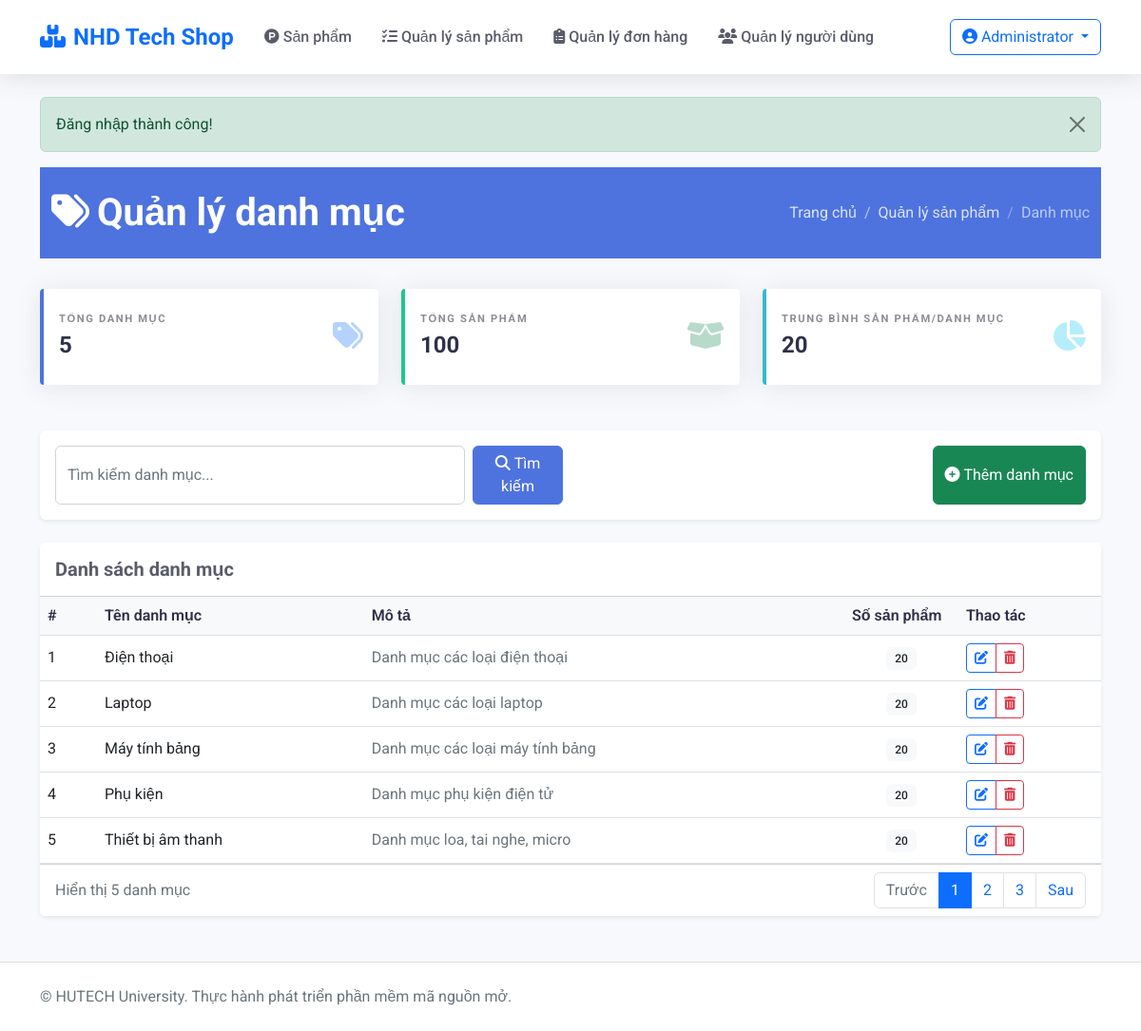
The page /Product/categories (signed in) on the database its author committed.
### tables this page shows
CREATE TABLE IF NOT EXISTS category (
 id INT AUTO_INCREMENT PRIMARY KEY,
 name VARCHAR(100) NOT NULL,
 description TEXT
);

### app/controllers/ProductController.php (called while the page is built, shortened)
<?php
require_once('app/config/database.php');
require_once('app/models/ProductModel.php');
require_once('app/models/CategoryModel.php');
class ProductController
{    private $productModel;
    private $db;
    public function __construct()
    {
        $this->db = (new Database())->getConnection();
        $this->productModel = new ProductModel($this->db);
    }    private function checkAdminRole()
    {
        if (!isset($_SESSION['user']) || $_SESSION['user']['role'] !== 'admin') {
            $_SESSION['flash'] = [
                'type' => 'error',
                'message' => 'Bạn không có quyền truy cập trang này!'
            ];
            header('Location: /webbanhang/Product/');
            exit();
        }
    }
    public function categories()
    {
        $categoryModel = new CategoryModel($this->db);
        $categories = $categoryModel->getCategories();
        $result = $this->productModel->getProducts(null, null, null, 1, 1000);
        $products = $result['products'];
        include 'app/views/product/categories.php';
    }
}
?>

### index.php (called while the page is built, shortened)
<?php
require_once 'app/models/ProductModel.php';
require_once 'app/models/CategoryModel.php';
$url = $_GET['url'] ?? '';
$url = rtrim($url, '/');
$url = filter_var($url, FILTER_SANITIZE_URL);
$url = explode('/', $url);
$action = isset($url[1]) && $url[1] != '' ? $url[1] : 'index';
$controller = new $controllerName();
call_user_func_array([$controller, $action], array_slice($url, 2));

### app/config/database.php (called while the page is built, shortened)
<?php
class Database {
    private $host = "localhost";
    private $db_name = "my_store";
    private $username = "root";
    private $password = "";
    public function getConnection() {
        $this->conn = null;        try {
            $this->conn = new PDO("mysql:host=" . $this->host . ";dbname=" . $this->db_name, $this->username, $this->password);
            $this->conn->setAttribute(PDO::ATTR_ERRMODE, PDO::ERRMODE_EXCEPTION);
            $this->conn->exec("set names utf8");
        } catch(PDOException $exception) {
            error_log("Database connection error: " . $exception->getMessage());
            throw $exception;
        }
        return $this->conn;
    }
}

### app/models/CategoryModel.php (called while the page is built, shortened)
<?php
class CategoryModel
{
    private $conn;
    private $table_name = "category";
    public function __construct($db)
    {
        $this->conn = $db;
    }
    public function getCategories()
    {
        $query = "SELECT id, name, description FROM " . $this->table_name . " ORDER BY name ASC";
        $stmt = $this->conn->prepare($query);
        $stmt->execute();
        $result = $stmt->fetchAll(PDO::FETCH_OBJ);
        return $result;
    }
}
?>

### app/models/ProductModel.php (called while the page is built, shortened)
<?php
class ProductModel
{
    private $conn;
    private $table_name = "product";
    public function __construct($db)
    {
        $this->conn = $db;
    }
    public function getProducts($search = null, $category_id = null, $sort = null, $page = 1, $limit = 25)
    {
        $countQuery = "SELECT COUNT(*) as total
                      FROM " . $this->table_name . " p
                      WHERE 1=1";
        $countParams = [];
        $countStmt = $this->conn->prepare($countQuery);
        $countStmt->execute();
        $totalCount = $countStmt->fetch(PDO::FETCH_OBJ)->total;
        $query = "SELECT p.id, p.name, p.description, p.price, p.image, p.category_id, c.name as category_name
                  FROM " . $this->table_name . " p
                  LEFT JOIN category c ON p.category_id = c.id
                  WHERE 1=1";
        $params = [];
        if ($sort) {
            switch ($sort) {
                case 'price_asc':
                    $query .= " ORDER BY p.price ASC";
                    break;
                case 'price_desc':
                    $query .= " ORDER BY p.price DESC";
                    break;
                case 'name_asc':
                    $query .= " ORDER BY p.name ASC";
                    break;
                case 'name_desc':
                    $query .= " ORDER BY p.name DESC";
                    break;
                case 'newest':
                    $query .= " ORDER BY p.id DESC";
                    break;
                default:
                    $query .= " ORDER BY p.id DESC";
            }
        } else {
            $query .= " ORDER BY p.id DESC";
        }
        $offset = ($page - 1) * $limit;
        $query .= " LIMIT :limit OFFSET :offset";
        $stmt = $this->conn->prepare($query);
        $stmt->bindValue(':limit', $limit, PDO::PARAM_INT);
        $stmt->bindValue(':offset', $offset, PDO::PARAM_INT);
        $stmt->execute();
        $result = $stmt->fetchAll(PDO::FETCH_OBJ);
        return [
            'products' => $result,
            'pagination' => [
                'total' => $totalCount,
                'page' => $page,
                'limit' => $limit,
                'totalPages' => ceil($totalCount / $limit)
            ]
        ];
    }
}

### app/views/product/categories.php (the view, shortened to what this page needs)
<?php include 'app/views/shares/header.php'; ?>
<div class="admin-header">
    <div class="container">
        <div class="row align-items-center">
            <div class="col-md-6">
                <h1 class="admin-title">
                    <i class="fas fa-tags me-2"></i>Quản lý danh mục
                </h1>
            </div>
            <div class="col-md-6">
                <nav aria-label="breadcrumb">
                    <ol class="breadcrumb justify-content-md-end mb-0">
                        <li class="breadcrumb-item"><a href="/webbanhang/Product/">Trang chủ</a></li>
                        <li class="breadcrumb-item"><a href="/webbanhang/Product/manage">Quản lý sản phẩm</a></li>
                        <li class="breadcrumb-item active" aria-current="page">Danh mục</li>
                    </ol>
                </nav>
            </div>
        </div>
    </div>
</div>
<div class="row mb-4">
    <div class="col-xl-4 col-md-6 mb-4">
        <div class="card stats-card primary h-100 py-2">
            <div class="card-body">
                <div class="row align-items-center">
                    <div class="col">
                        <div class="stats-title">Tổng danh mục</div>
                        <div class="stats-value"><?php echo count($categories); ?></div>
                    </div>
                    <div class="col-auto">
                        <i class="fas fa-tags stats-icon text-primary"></i>
                    </div>
                </div>
            </div>
        </div>
    </div>
    <div class="col-xl-4 col-md-6 mb-4">
        <div class="card stats-card success h-100 py-2">
            <div class="card-body">
                <div class="row align-items-center">
                    <div class="col">
                        <div class="stats-title">Tổng sản phẩm</div>
                        <div class="stats-value"><?php echo count($products); ?></div>
                    </div>
                    <div class="col-auto">
                        <i class="fas fa-box-open stats-icon text-success"></i>
                    </div>
                </div>
            </div>
        </div>
    </div>
    <div class="col-xl-4 col-md-12 mb-4">
        <div class="card stats-card info h-100 py-2">
            <div class="card-body">
                <div class="row align-items-center">
                    <div class="col">
                        <div class="stats-title">Trung bình sản phẩm/danh mục</div>
                        <div class="stats-value">
                            <?php
                            $avgProducts = count($categories) > 0 ? round(count($products) / count($categories), 1) : 0;
                            echo $avgProducts;
                            ?>
                        </div>
                    </div>
                    <div class="col-auto">
                        <i class="fas fa-chart-pie stats-icon text-info"></i>
                    </div>
                </div>
            </div>
        </div>
    </div>
</div>
<div class="card mb-4 border-0 shadow-sm">
    <div class="card-body">
        <div class="row g-3">
            <div class="col-md-6">
                <form action="#" method="GET" class="d-flex">
                    <input type="text" class="form-control me-2" name="keyword" placeholder="Tìm kiếm danh mục...">
                    <button type="submit" class="btn btn-primary">
                        <i class="fas fa-search me-1"></i>Tìm kiếm
                    </button>
                </form>
            </div>
            <div class="col-md-6 d-flex justify-content-md-end">
                <button type="button" class="btn btn-success" data-bs-toggle="modal" data-bs-target="#addCategoryModal">
                    <i class="fas fa-plus-circle me-1"></i>Thêm danh mục
                </button>
            </div>
        </div>
    </div>
</div>
<div class="card border-0 shadow-sm">
    <div class="card-header bg-white py-3">
        <h5 class="mb-0 fw-bold">Danh sách danh mục</h5>
    </div>
    <div class="card-body p-0">
        <div class="table-responsive">
            <table class="table table-hover align-middle mb-0">
                <thead class="bg-light">
                    <tr>
                        <th scope="col" width="60">#</th>
                        <th scope="col">Tên danh mục</th>
                        <th scope="col">Mô tả</th>
                        <th scope="col" width="120">Số sản phẩm</th>
                        <th scope="col" width="150">Thao tác</th>
                    </tr>
                </thead>
                <tbody>
                    <?php if (count($categories) > 0): ?>
                        <?php foreach ($categories as $index => $category): ?>
                        <tr>
                            <td><?php echo $index + 1; ?></td>
                            <td>
                                <div class="fw-medium"><?php echo htmlspecialchars($category->name, ENT_QUOTES, 'UTF-8'); ?></div>
                            </td>
                            <td>
                                <div class="text-muted text-truncate" style="max-width: 300px;">
                                    <?php echo htmlspecialchars($category->description, ENT_QUOTES, 'UTF-8'); ?>
                                </div>
                            </td>
                            <td class="text-center">
                                <?php
                                $count = 0;
                                foreach ($products as $product) {
                                    if ($product->category_id == $category->id) {
                                        $count++;
                                    }
                                }
                                echo '<span class="badge bg-light text-dark">' . $count . '</span>';
                                ?>
                            </td>
                            <td>
                                <div class="btn-group btn-group-sm">
                                    <button type="button" class="btn btn-outline-primary edit-category" data-id="<?php echo $category->id; ?>" data-name="<?php echo htmlspecialchars($category->name, ENT_QUOTES, 'UTF-8'); ?>" data-description="<?php echo htmlspecialchars($category->description, ENT_QUOTES, 'UTF-8'); ?>" data-bs-toggle="modal" data-bs-target="#editCategoryModal">
                                        <i class="fas fa-edit"></i>
                                    </button>
                                    <a href="#" class="btn btn-outline-danger delete-category" data-id="<?php echo $category->id; ?>" data-name="<?php echo htmlspecialchars($category->name, ENT_QUOTES, 'UTF-8'); ?>" data-bs-toggle="modal" data-bs-target="#deleteCategoryModal">
                                        <i class="fas fa-trash-alt"></i>
                                    </a>
                                </div>
                            </td>
                        </tr>
                        <?php endforeach; ?>
                    <?php endif; ?>
                </tbody>
            </table>
        </div>
    </div>
    <div class="card-footer bg-white">
        <div class="d-flex justify-content-between align-items-center">
            <div>
                <span class="text-muted">Hiển thị <?php echo count($categories); ?> danh mục</span>
            </div>
            <?php if (count($categories) > 0): ?>
            <nav aria-label="Page navigation">
                <ul class="pagination mb-0">
                    <li class="page-item disabled">
                        <a class="page-link" href="#" tabindex="-1" aria-disabled="true">Trước</a>
                    </li>
                    <li class="page-item active"><a class="page-link" href="#">1</a></li>
                    <li class="page-item"><a class="page-link" href="#">2</a></li>
                    <li class="page-item"><a class="page-link" href="#">3</a></li>
                    <li class="page-item">
                        <a class="page-link" href="#">Sau</a>
                    </li>
                </ul>
            </nav>
            <?php endif; ?>
        </div>
    </div>
</div>
<?php include 'app/views/shares/footer.php'; ?>

### app/views/shares/header.php (style rules this page uses)
:root { --primary-color: #4e73df; --secondary-color: #f8f9fc; --accent-color: #e74a3b; --text-color: #5a5c69; --light-color: #f8f9fc; --dark-color: #2e3148; --success-color: #1cc88a; --info-color: #36b9cc; --warning-color: #f6c23e; --danger-color: #e74a3b; }
body { font-family: 'Roboto', sans-serif; color: var(--text-color); background-color: #f8f9fc; }
.btn-primary { background-color: var(--primary-color); border-color: var(--primary-color); }
.card { border: none; box-shadow: 0 0.15rem 1.75rem 0 rgba(58, 59, 69, 0.1); transition: transform 0.3s, box-shadow 0.3s; }
.table th { font-weight: 600; color: var(--dark-color); }
.table td { vertical-align: middle; }
.badge { font-weight: 500; padding: 0.5em 0.8em; }
.admin-header { background-color: var(--primary-color); color: white; padding: 1.5rem 0; margin-bottom: 2rem; }
.admin-title { font-weight: 700; margin-bottom: 0; }
.breadcrumb-item a { color: white; opacity: 0.8; text-decoration: none; }
.breadcrumb-item.active { color: white; opacity: 0.6; }
.breadcrumb-item+.breadcrumb-item::before { color: white; opacity: 0.6; }
.stats-card { border-left: 4px solid; border-radius: 0.25rem; }
.stats-card.primary { border-left-color: var(--primary-color); }
.stats-card.success { border-left-color: var(--success-color); }
.stats-card.info { border-left-color: var(--info-color); }
.stats-card .stats-icon { font-size: 2rem; opacity: 0.3; }
.stats-card .stats-title { font-size: 0.7rem; text-transform: uppercase; letter-spacing: 0.1rem; font-weight: 700; color: var(--text-color); opacity: 0.7; }
.stats-card .stats-value { font-size: 1.5rem; font-weight: 700; color: var(--dark-color); }

### rows shown on the page
category: name "Điện thoại", description "Danh mục các loại điện thoại", count "20"
category: name "Laptop", description "Danh mục các loại laptop", count "20"
category: name "Máy tính bảng", description "Danh mục các loại máy tính bảng", count "20"
category: name "Phụ kiện", description "Danh mục phụ kiện điện tử", count "20"
category: name "Thiết bị âm thanh", description "Danh mục loa, tai nghe, micro", count "20"

### other values the page prints
$_SESSION['user']['fullname'] "Administrator"
$_SESSION['flash']['message'] "Đăng nhập thành công!"
count($categories) "5"
count($products) "100"
$avgProducts "20"
